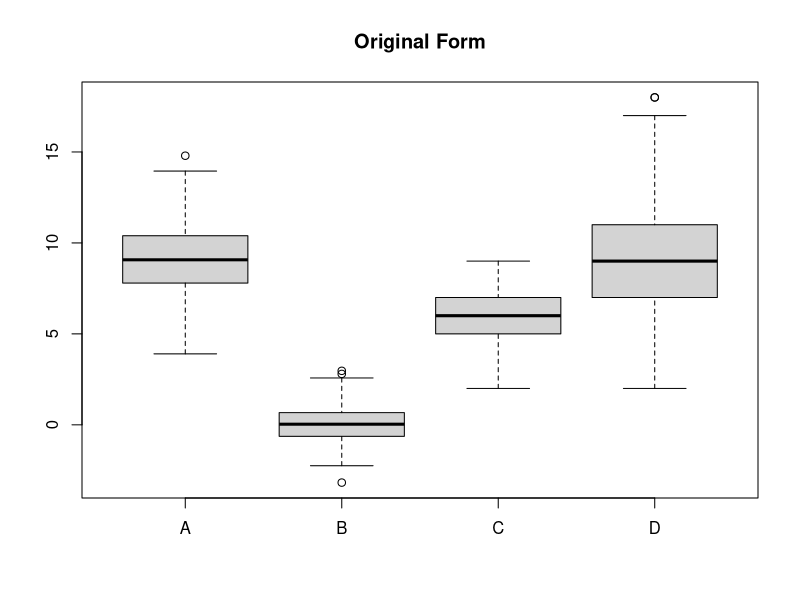
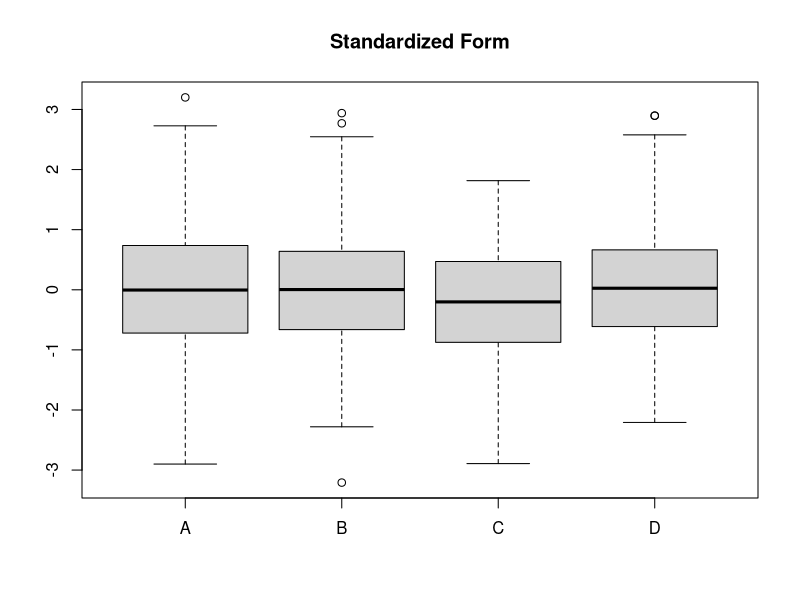
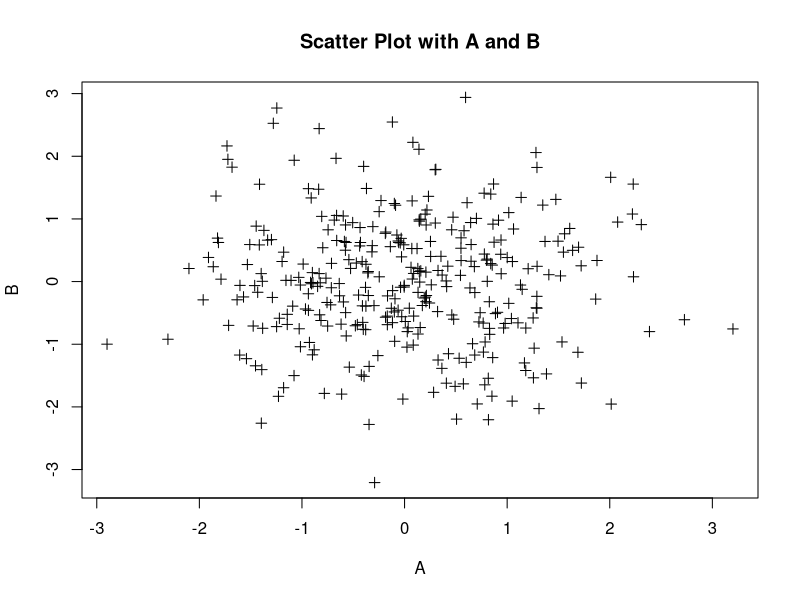

Reproduce these figures in R, in order.
setwd("/Users/sunzhongyang/Desktop/R")

data <- read.csv("raw_data.csv")

#a
Ndata <- scale(data)

#b

png(file = "Original Form.png", width = 1920, height = 1080)
boxplot(data, main = "Original Form")
dev.off()

#c

png(file = "Standardized Form.png", width = 1920, height = 1080)
boxplot(Ndata, main = "Standardized Form")
dev.off()

#e
png(file = "Scatter Plot with A and B.png", width = 1080, height = 1080)
plot(Ndata[,1], Ndata[,2], main = "Scatter Plot with A and B", xlab = "A", ylab = "B", pch = 3)
dev.off()
